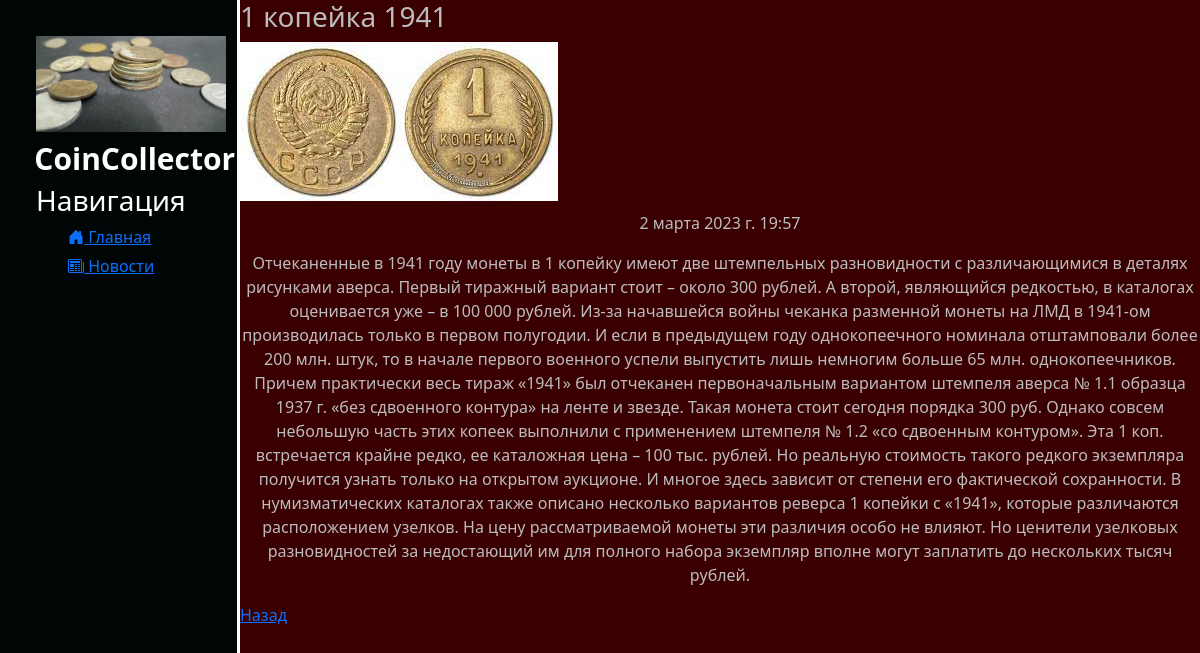
Page /news/4 on the committed database.
### news/models.py (models this page shows, shortened)
class Post(models.Model):
    title = models.CharField(max_length=50, help_text='150x150px')
    img = models.ImageField(upload_to='images')
    content = models.TextField()
    date_posted = models.DateTimeField(default=timezone.now)
    class Meta:
        verbose_name = 'novosti'
        verbose_name_plural = 'novosti'

### news/views.py (the view)
# urls.py: path('<int:pk>', views.dinamicStranits.as_view(), name='newsdinamic')
class dinamicStranits(DetailView):
    model = Post
    template_name = 'osnova/statiea.html'
    context_object_name = 'Post'

### osnova/templates/osnova/statiea.html (shortened to what this page needs)
{% extends 'osnova/shablon.html' %}
{% block body %}
 <div>
     <h3 class="nazva">{{ Post.title }}</h3>
     <img src="{{ Post.img.url }}">
     <p class="tert">{{ Post.date_posted }}</p>
     <p class="tert">{{ Post.content }}</p>
     <a onclick="javascript:history.back(); return false;" class="trt">Назад</a>
 </div>
{% endblock %}

### osnova/static/osnova/css/osnova.css (style rules this page uses)
body { background: #3A0001; }
main .nazva { color: #BCBCBC; }
main .tert { color: #BCBCBC; margin-top: 10px; text-align: center; }

### rows in the picture
Post: img (picture), date_posted "2 марта 2023 г. 19:57", content "Отчеканенные в 1941 году монеты в 1 копейку имеют две штемпельных разновидности с различающимися в деталях рисунками аверса. Первый тиражный вариант стоит – около 300 рублей. А второй, являющийся редкостью, в каталогах оценивается уже – в 100 000 рублей. Из-за начавшейся войны чеканка разменной монеты на ЛМД в 1941-ом производилась только в первом полугодии. И если в предыдущем году однокопеечного номинала отштамповали более 200 млн. штук, то в начале первого военного успели выпустить лишь немногим больше 65 млн. однокопеечников. Причем практически весь тираж «1941» был отчеканен первоначальным вариантом штемпеля аверса № 1.1 образца 1937 г. «без сдвоенного контура» на ленте и звезде. Такая…"
